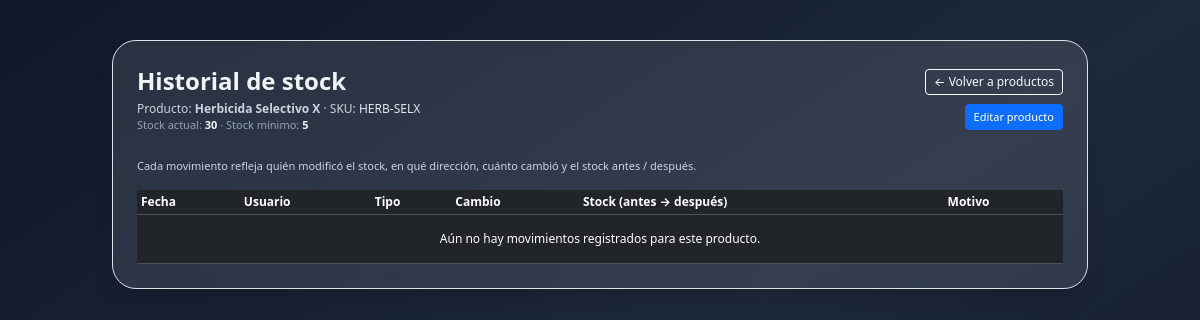
Before: /index.php?controller=products&action=history&id=2 (signed in) with the older database file.
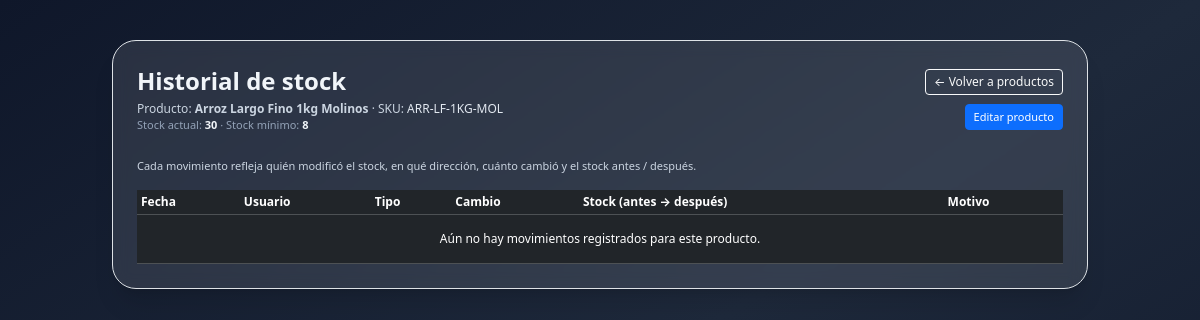
After: the same page with the newer database file.
### tables this page shows
CREATE TABLE IF NOT EXISTS productos (
  id INT AUTO_INCREMENT PRIMARY KEY,
  nombre VARCHAR(150) NOT NULL,
  sku VARCHAR(50) NULL UNIQUE,
  codigo_barras VARCHAR(20) NULL,
  categoria_id INT NULL,
  precio_compra DECIMAL(10,2) NOT NULL DEFAULT 0,
  precio_venta DECIMAL(10,2) NOT NULL DEFAULT 0,
  stock_actual INT NOT NULL DEFAULT 0,
  stock_minimo INT NOT NULL DEFAULT 0,
  estado ENUM('activo','inactivo') NOT NULL DEFAULT 'activo',
  created_at TIMESTAMP DEFAULT CURRENT_TIMESTAMP,
  updated_at TIMESTAMP DEFAULT CURRENT_TIMESTAMP ON UPDATE CURRENT_TIMESTAMP,
  CONSTRAINT fk_productos_categorias FOREIGN KEY (categoria_id)
    REFERENCES categorias(id)
    ON UPDATE CASCADE
    ON DELETE SET NULL
);

### core/Controller.php (called while the page is built, shortened)
<?php
class Controller {
    protected function view($view, $data = []) {
        extract($data);
        require __DIR__ . '/../views/layouts/header.php';
        require __DIR__ . '/../views/' . $view . '.php';
        require __DIR__ . '/../views/layouts/footer.php';
    }
}

### controllers/ProductController.php (called while the page is built, shortened)
<?php
class ProductController extends Controller {
    private $productModel;
    public function __construct() {
        $this->productModel  = new Product();
    }
    public function history() {
        $id = isset($_GET['id']) ? (int)$_GET['id'] : 0;
        $product = $this->productModel->getById($id);
        $movementModel = new StockMovement();
        $movimientos = $movementModel->getByProduct($id);
        $this->view('products/history', [
            'product'    => $product,
            'movimientos'=> $movimientos,
        ]);
    }
}

### index.php (called while the page is built, shortened)
<?php
require __DIR__ . '/core/Database.php';
require __DIR__ . '/core/Controller.php';
require __DIR__ . '/models/Product.php';
require __DIR__ . '/controllers/ProductController.php';
$controllerName = $_GET['controller'] ?? 'auth';
$actionName     = $_GET['action'] ?? 'login';
switch ($controllerName) {
    case 'products':
        $controller = new ProductController();
        break;
}
$controller->{$actionName}();

### core/Database.php (called while the page is built)
<?php
class Database {
    private static $instance = null;
    private $connection;
    private function __construct() {
        $config = require __DIR__ . '/../config/config.php';
        $host = $config['db_host'];
        $dbname = $config['db_name'];
        $user = $config['db_user'];
        $pass = $config['db_pass'];
        try {
            $this->connection = new PDO(
                "mysql:host=$host;dbname=$dbname;charset=utf8mb4",
                $user,
                $pass,
                [
                    PDO::ATTR_ERRMODE => PDO::ERRMODE_EXCEPTION,
                    PDO::ATTR_DEFAULT_FETCH_MODE => PDO::FETCH_ASSOC
                ]
            );
        } catch (PDOException $e) {
            if (!empty($config['app_debug'])) {
                die("Error de conexión: " . $e->getMessage());
            } else {
                die("Error de conexión a la base de datos.");
            }
        }
    }
    public static function getInstance() {
        if (!self::$instance) {
            self::$instance = new Database();
        }
        return self::$instance;
    }
    public function getConnection() {
        return $this->connection;
    }
}

### models/Product.php (called while the page is built, shortened)
<?php
class Product {
    private $db;
    public function __construct() {
        $this->db = Database::getInstance()->getConnection();
    }
    public function getById($id) {
        $sql = "SELECT * FROM productos WHERE id = :id";
        $stmt = $this->db->prepare($sql);
        $stmt->execute(['id' => $id]);
        return $stmt->fetch();
    }
}

### views/products/history.php (the view, shortened to what the changed rows need)
<div class="container mx-auto px-4 py-10">
    <div class="max-w-5xl mx-auto bg-white/10 backdrop-blur rounded-3xl border border-white/10 p-6 text-slate-100 shadow-xl">
        <div class="flex items-center justify-between mb-4">
            <div>
                <h2 class="text-2xl font-semibold mb-1">
                    Historial de stock
                </h2>
                <p class="text-xs text-slate-300 mb-0">
                    Producto: <span class="font-semibold">
                        <?php echo htmlspecialchars($product['nombre'], ENT_QUOTES, 'UTF-8'); ?>
                    </span>
                    <?php if (!empty($product['sku'])): ?>
                        · SKU: <span class="text-slate-200">
                            <?php echo htmlspecialchars($product['sku'], ENT_QUOTES, 'UTF-8'); ?>
                        </span>
                    <?php endif; ?>
                </p>
                <p class="text-[11px] text-slate-400">
                    Stock actual: <span class="text-slate-100 font-semibold">
                        <?php echo (int)$product['stock_actual']; ?>
                    </span>
                    · Stock mínimo: <span class="text-slate-100 font-semibold">
                        <?php echo (int)$product['stock_minimo']; ?>
                    </span>
                </p>
            </div>
        </div>
        <div class="table-responsive text-xs">
            <table class="table table-dark table-sm align-middle mb-0">
                <thead>
                <tr>
                    <th>Fecha</th>
                    <th>Usuario</th>
                    <th>Tipo</th>
                    <th>Cambio</th>
                    <th>Stock (antes → después)</th>
                    <th>Motivo</th>
                </tr>
                </thead>
            </table>
        </div>
    </div>
</div>

Changed rows visible on the page:
changed productos: nombre "Herbicida Selectivo X" → "Arroz Largo Fino 1kg Molinos"; sku "HERB-SELX" → "ARR-LF-1KG-MOL"; stock_minimo "5" → "8"
